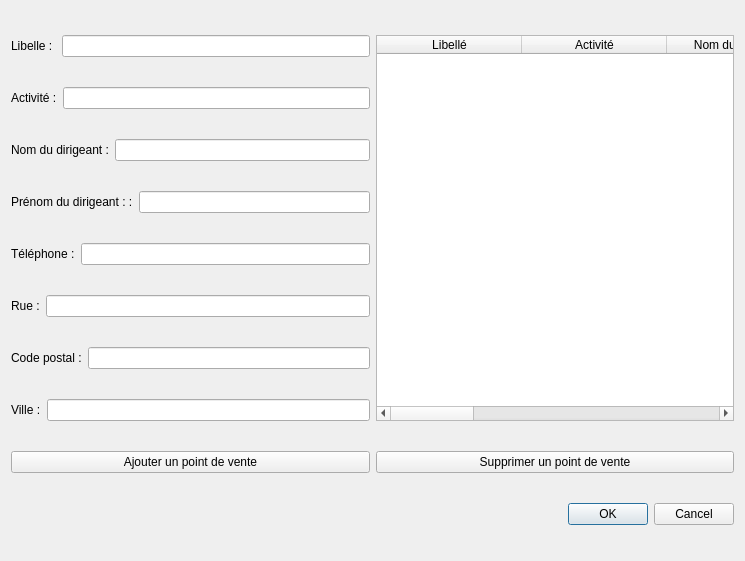
<?xml version="1.0" encoding="UTF-8"?>
<ui version="4.0">
 <class>DialogGestionPointDeVente</class>
 <widget class="QDialog" name="DialogGestionPointDeVente">
  <property name="geometry">
   <rect>
    <x>0</x>
    <y>0</y>
    <width>745</width>
    <height>561</height>
   </rect>
  </property>
  <property name="windowTitle">
   <string>Gestion des points de ventes</string>
  </property>
  <layout class="QGridLayout" name="gridLayout">
   <item row="0" column="0">
    <layout class="QHBoxLayout" name="horizontalLayout">
     <item>
      <widget class="QLabel" name="label">
       <property name="text">
        <string>Libelle : </string>
       </property>
      </widget>
     </item>
     <item>
      <widget class="QLineEdit" name="lineEditLibellePdv"/>
     </item>
    </layout>
   </item>
   <item row="0" column="1" rowspan="8">
    <widget class="QTableWidget" name="tableWidgetPointDeVente">
     <attribute name="horizontalHeaderDefaultSectionSize">
      <number>145</number>
     </attribute>
     <column>
      <property name="text">
       <string>Libellé</string>
      </property>
     </column>
     <column>
      <property name="text">
       <string>Activité</string>
      </property>
     </column>
     <column>
      <property name="text">
       <string>Nom du dirigeant</string>
      </property>
     </column>
     <column>
      <property name="text">
       <string>Prénom du dirigeant</string>
      </property>
     </column>
     <column>
      <property name="text">
       <string>Téléphone</string>
      </property>
     </column>
     <column>
      <property name="text">
       <string>Rue</string>
      </property>
     </column>
     <column>
      <property name="text">
       <string>Code Postal</string>
      </property>
     </column>
     <column>
      <property name="text">
       <string>Ville</string>
      </property>
     </column>
    </widget>
   </item>
   <item row="1" column="0">
    <layout class="QHBoxLayout" name="horizontalLayout_2">
     <item>
      <widget class="QLabel" name="label_2">
       <property name="text">
        <string>Activité :</string>
       </property>
      </widget>
     </item>
     <item>
      <widget class="QLineEdit" name="lineEditActivitePdv"/>
     </item>
    </layout>
   </item>
   <item row="2" column="0">
    <layout class="QHBoxLayout" name="horizontalLayout_3">
     <item>
      <widget class="QLabel" name="label_3">
       <property name="text">
        <string>Nom du dirigeant :</string>
       </property>
      </widget>
     </item>
     <item>
      <widget class="QLineEdit" name="lineEditNomDirigeantPdv"/>
     </item>
    </layout>
   </item>
   <item row="3" column="0">
    <layout class="QHBoxLayout" name="horizontalLayout_4">
     <item>
      <widget class="QLabel" name="label_4">
       <property name="text">
        <string>Prénom du dirigeant : :</string>
       </property>
      </widget>
     </item>
     <item>
      <widget class="QLineEdit" name="lineEditPrenomDirigeatPdv"/>
     </item>
    </layout>
   </item>
   <item row="4" column="0">
    <layout class="QHBoxLayout" name="horizontalLayout_5">
     <item>
      <widget class="QLabel" name="label_5">
       <property name="text">
        <string>Téléphone :</string>
       </property>
      </widget>
     </item>
     <item>
      <widget class="QLineEdit" name="lineEditTelephonePdv"/>
     </item>
    </layout>
   </item>
   <item row="5" column="0">
    <layout class="QHBoxLayout" name="horizontalLayout_9">
     <item>
      <widget class="QLabel" name="label_8">
       <property name="text">
        <string>Rue :</string>
       </property>
      </widget>
     </item>
     <item>
      <widget class="QLineEdit" name="lineEditRuePdv"/>
     </item>
    </layout>
   </item>
   <item row="6" column="0">
    <layout class="QHBoxLayout" name="horizontalLayout_6">
     <item>
      <widget class="QLabel" name="label_6">
       <property name="text">
        <string>Code postal :</string>
       </property>
      </widget>
     </item>
     <item>
      <widget class="QLineEdit" name="lineEditCodePostalPdv"/>
     </item>
    </layout>
   </item>
   <item row="7" column="0">
    <layout class="QHBoxLayout" name="horizontalLayout_7">
     <item>
      <widget class="QLabel" name="label_7">
       <property name="text">
        <string>Ville :</string>
       </property>
      </widget>
     </item>
     <item>
      <widget class="QLineEdit" name="lineEditVillePdv"/>
     </item>
    </layout>
   </item>
   <item row="8" column="0" colspan="2">
    <layout class="QHBoxLayout" name="horizontalLayout_8">
     <item>
      <widget class="QPushButton" name="pushButtonAjoutPdv">
       <property name="text">
        <string>Ajouter un point de vente</string>
       </property>
      </widget>
     </item>
     <item>
      <widget class="QPushButton" name="pushButtonSupprPdv">
       <property name="text">
        <string>Supprimer un point de vente</string>
       </property>
      </widget>
     </item>
    </layout>
   </item>
   <item row="9" column="1">
    <widget class="QDialogButtonBox" name="buttonBox">
     <property name="orientation">
      <enum>Qt::Horizontal</enum>
     </property>
     <property name="standardButtons">
      <set>QDialogButtonBox::Cancel|QDialogButtonBox::Ok</set>
     </property>
    </widget>
   </item>
  </layout>
 </widget>
 <resources/>
 <connections>
  <connection>
   <sender>buttonBox</sender>
   <signal>accepted()</signal>
   <receiver>DialogGestionPointDeVente</receiver>
   <slot>accept()</slot>
   <hints>
    <hint type="sourcelabel">
     <x>248</x>
     <y>254</y>
    </hint>
    <hint type="destinationlabel">
     <x>157</x>
     <y>274</y>
    </hint>
   </hints>
  </connection>
  <connection>
   <sender>buttonBox</sender>
   <signal>rejected()</signal>
   <receiver>DialogGestionPointDeVente</receiver>
   <slot>reject()</slot>
   <hints>
    <hint type="sourcelabel">
     <x>316</x>
     <y>260</y>
    </hint>
    <hint type="destinationlabel">
     <x>286</x>
     <y>274</y>
    </hint>
   </hints>
  </connection>
 </connections>
</ui>
